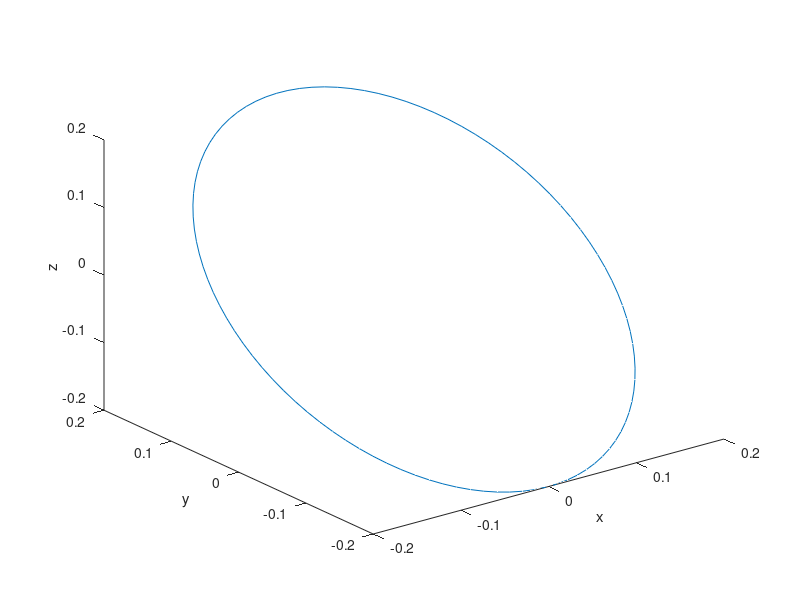

Here is the MATLAB script that generated this plot:
clear

n = 100;
th = linspace(0, 2*pi, n);

a = [0,0,0]';
b = [1,0,0]';
c = [0,1,1]';
R = 0.2;

r = repmat(a, 1, 100) + b*R*cos(th) + c*R*sin(th);

figure(12399)
clf
plot3(r(1,:), r(2,:), r(3,:))
xlabel('x')
ylabel('y')
zlabel('z')